Frame 1 (no input): blank canvas, image omitted
Frame 60 (no input): blank canvas, image omitted
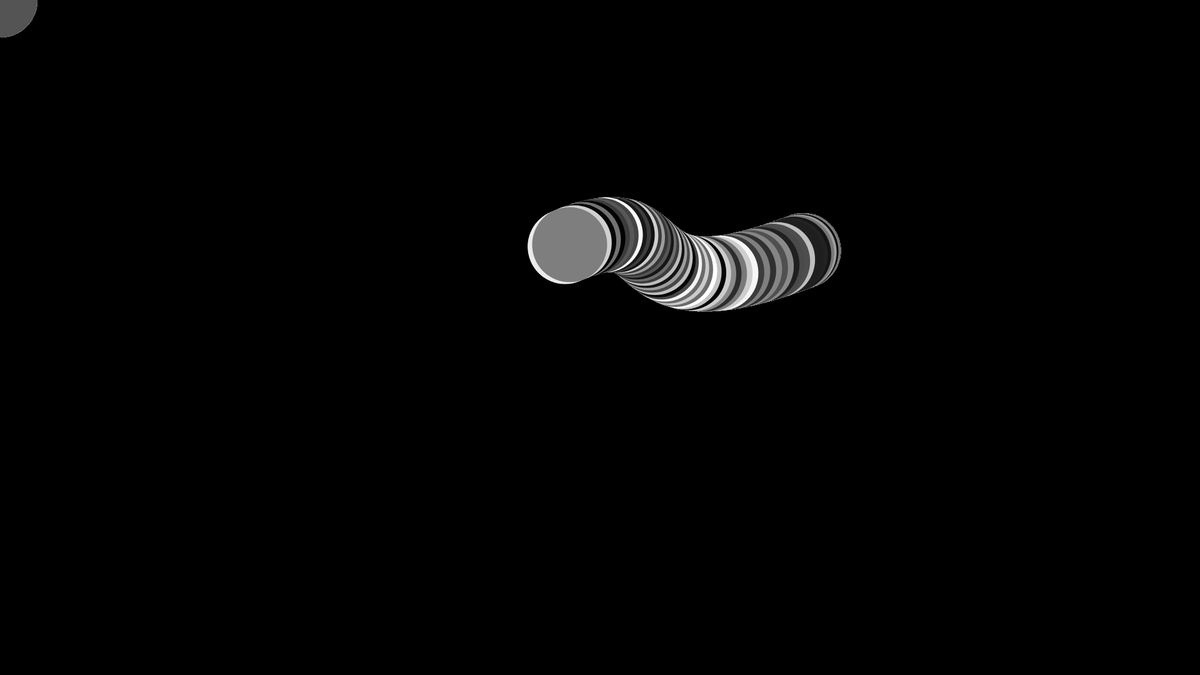
Frame 120 (the mouse pressed at the canvas centre since frame 60)

The p5.js sketch whose frames 1 and 60 were blank and that drew this single picture after the mouse press (run headless with seeded random() and noise() and a simulated clock; from frame 60 on, the mouse is pressed at the canvas centre):

// p5.js sketch
// ── sketch.js
var ps;

function setup() {
  createCanvas(1920, 1080);
  background(0);
  noStroke();

  ps = new ParticleSystem();
  ps.setup();

}

function draw() {
  ps.display();

  if(mouseIsPressed){
    ps.addParticles();
  }

}

// ── particle.js
function particle(x, y, size) {
  this.x = x;
  this.y = y;
  this.size = size;

  this.update = function (x, y){
    this.x = x;
    this.y = y;
  }
  this.display = function () {
    ellipse(this.x, this.y, this.size, this.size);
  }
}

// ── particleSystem.js
function ParticleSystem() {

  this.particles = [];
  this.numberOfParticles = 100;
  this.currentParticleIndex = 0;
  this.myX = 0;
  this.myY = 0;
  this.timeX = 0;
  this.timeY = 5;

  this.setup = function(){
    for (var i = 0; i < this.numberOfParticles; i++){
      this.particles[i] = new particle(this.myX, this.myY, 120);
    }
  }

  this.addParticles = function(){
    this.timeX += 0.005;
    this.timeY += 0.005;
    this.myX = noise(this.timeX) * width;
    this.myY = noise(this.timeY) * height;
    this.currentParticleIndex++;

    if (this.currentParticleIndex >= this.numberOfParticles) {
      this.currentParticleIndex = 0;
    }

    this.particles[this.currentParticleIndex].update(this.myX, this.myY);

    for (var i = 0; i < this.numberOfParticles; i++){
      fill(random(0, 255));
      //modulo
      var index = (this.currentParticleIndex + i) % this.numberOfParticles;
      this.particles[index].display();
    }
    this.particles.push();
  }

  this.display = function(){
    //this.particle.display();
  }
}
